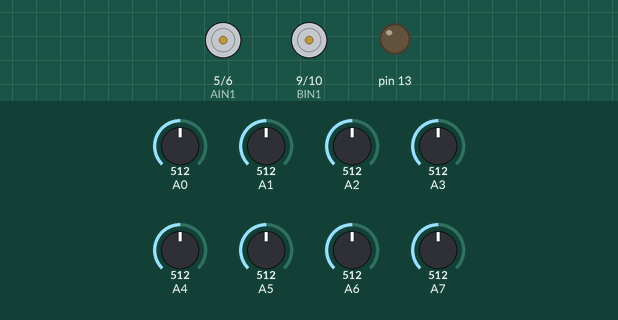
The sketch below on a simulated Arduino Nano, built with avr-gcc and run on an emulated ATmega328P. On the bench: motor-driver pin pairs drawn as motors (green arrow = first pin HIGH = forward, orange = second pin HIGH = backward, longer = more drive), output pins drawn as LEDs (lit = HIGH). The test bench sets the inputs (shaded band); at power-on: A0 = 512, A5 = 512, A6 = 512, A7 = 512, A1 = 512, A2 = 512, A3 = 512, A4 = 512. What the sketch prints to the serial monitor is not drawn.

Above: at 6.2 s.
6.3 s: A0 set to 811
7.8 s: A0 set to 834
At 7.99 s:
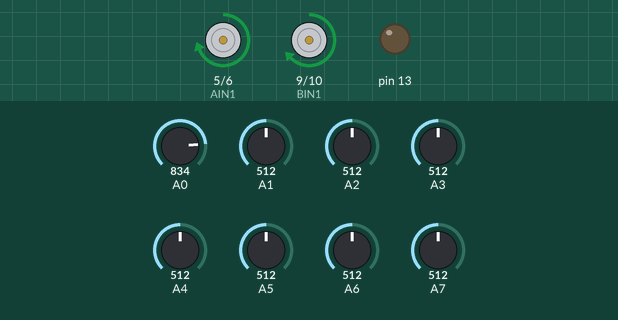
10.8 s: A5 set to 90
13.8 s: A6 set to 90
At 14.7 s:
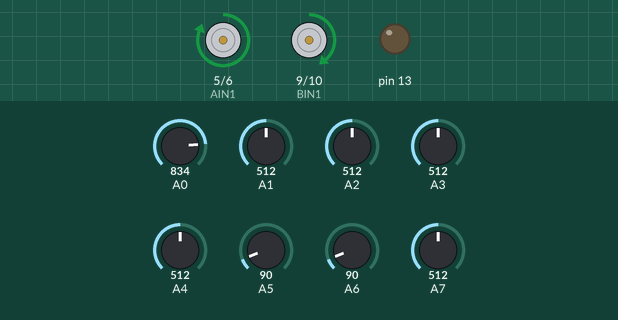
16.8 s: A7 set to 306
At 18.8 s:
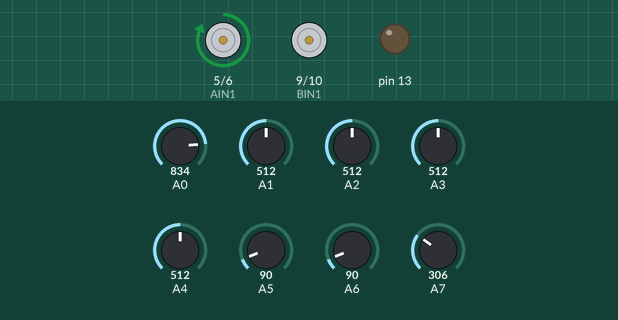
19.8 s: A7 set to 716
Timing chart, 0 to 22.3 s (numbered marks = the images above; inputs shaded):
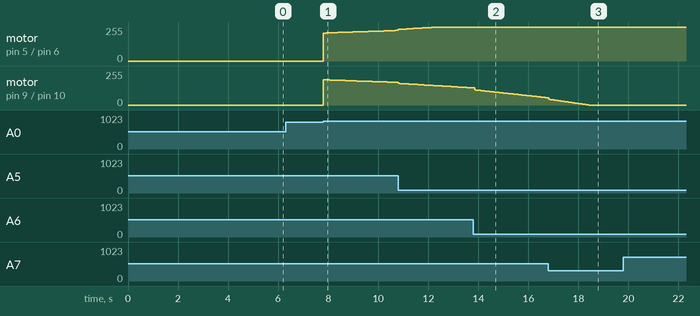

Measured:
- the behaviour switches between 818 and 819 on A0 (found by bisection; images 0 and 1)
- after the input at 6.3 s, every drawn part: stays the same
- after the input at 7.8 s, motor on pin 5 (AIN1) / pin 6 (AIN2): moves from stopped to forward 229/255 over 2.9 s, starting at once; motor on pin 9 (BIN1) / pin 10 (BIN2): stopped → forward 189/255 at once, → forward 188/255 0.11 s later, → forward 187/255 0.15 s later, → forward 186/255 0.15 s later, … (20 changes in this stretch)

The sketch:

cizgi_izleyen_son_kodlar_test2.ino
```cpp
#include <QTRSensors.h>

// Motor sürücü TB6612 bağlantıları
#define AIN1 5  // Sol motor PWM
#define AIN2 6  // Sol motor PWM
#define BIN1 9  // Sağ motor PWM
#define BIN2 10 // Sağ motor PWM

// QTR-8A Sensör nesnesi

QTRSensors qtr;

const uint8_t sensorCount = 8;
uint16_t sensorValues[sensorCount];

// PID Değişkenleri
float Kp = 0.04;  // Oransal kazanç
float Ki = 0.0001; // İntegral kazanç
float Kd = 0.5;   // Türevsel kazanç
float lastError = 0, integral = 0;
int baseSpeed = 200; // Sabit hız değeri (PWM kontrolü için 0-255 arası ayarlanabilir)
int turnSpeed = 100; // Dönüş hızı
int sayac = 0;
int ref = 500;

void setup()
{
    Serial.begin(9600);
    pinMode(AIN1, OUTPUT);
    pinMode(AIN2, OUTPUT);
    pinMode(BIN1, OUTPUT);
    pinMode(BIN2, OUTPUT);
    pinMode(13, OUTPUT);

    qtr.setTypeAnalog();
    qtr.setSensorPins((const uint8_t[]){A0, A1, A2, A3, A4, A5, A6, A7}, sensorCount);
    qtr.setEmitterPin(2); // Sensör LED kontrol pini (gerekirse ayarla)

    delay(500);
    Serial.println("Sensör Kalibrasyonu Başlıyor...");
    for (int i = 0; i < 100; i++)
    {
        qtr.calibrate();
        delay(20);
    }
    Serial.println("Kalibrasyon Tamamlandı!");
}

void loop()
{
    int position = qtr.readLineBlack(sensorValues);
    int error = position - 3500;


    // 90 derece dönüş kontrolü
    if (sensorValues[0] > ref && sensorValues[1] > ref && sensorValues[2] > ref && sensorValues[3] > ref)
    {
        // Sol 90 derece dönüş
        turnRight();
        delay(80);

        do
        {
            qtr.read(sensorValues);
        }while(sensorValues[4] < ref);
        return;
    }

    if (sensorValues[7] > ref && sensorValues[6] > ref && sensorValues[5] > ref && sensorValues[4] > ref)
    {
        // Sağ 90 derece dönüş
        turnLeft();
        delay(80);

        do
        {
            qtr.read(sensorValues);
        }while(sensorValues[3] < ref);
        return;
    }

    if (sensorValues[7] < 800 && sensorValues[6] < 800 && sensorValues[5] < 800 && sensorValues[4] < 800 && sensorValues[3] < 800 && sensorValues[2] < 800 && sensorValues[1] < 800 && sensorValues[0] < 800)
    {
        integral = 0;  // Entegral birikmesini sıfırla
        lastError = 0; // Önceki hatayı sıfırla
    //    setMotorSpeed(0, 0); // Motorları durdur
    //    delay(100);
        return;
    }

    // PID Hesaplama
    integral += error;
    float derivative = error - lastError;
    float correction = (Kp * error) + (Ki * integral) + (Kd * derivative);
    lastError = error;

    int leftSpeed = baseSpeed + correction;
    int rightSpeed = baseSpeed - correction;

    // Hızları sınırla
    leftSpeed = constrain(leftSpeed, 0, 255);
    rightSpeed = constrain(rightSpeed, 0, 255);

    // Motorları çalıştır
    setMotorSpeed(leftSpeed, rightSpeed);
}

void setMotorSpeed(int leftSpeed, int rightSpeed) {
    // Sol motor kontrolü (PWM ile hız ayarı)
    analogWrite(AIN1, rightSpeed);
    analogWrite(AIN2, 0);

    // Sağ motor kontrolü (PWM ile hız ayarı)
    analogWrite(BIN1, leftSpeed);
    analogWrite(BIN2, 0);
}

void turnLeft()
{
    analogWrite(AIN1, 0);
    analogWrite(AIN2, turnSpeed);
    analogWrite(BIN1, turnSpeed);
    analogWrite(BIN2, 0);
}

void turnRight()
{
    analogWrite(AIN1, turnSpeed);
    analogWrite(AIN2, 0);
    analogWrite(BIN1, 0);
    analogWrite(BIN2, turnSpeed);
}

void softRight()
{
    analogWrite(AIN1, turnSpeed);
    analogWrite(AIN2, 0);
    analogWrite(BIN1, 0);
    analogWrite(BIN2, turnSpeed);
    delay(150);
    analogWrite(AIN1, turnSpeed);
    analogWrite(AIN2, 0);
    analogWrite(BIN1, 50);
    analogWrite(BIN2, 0);
}

void softLeft()
{
    analogWrite(AIN1, 50);
    analogWrite(AIN2, 0);
    analogWrite(BIN1, turnSpeed);
    analogWrite(BIN2, 0);
}

void wait()
{
    analogWrite(AIN1, 0);
    analogWrite(AIN2, 0);
    analogWrite(BIN1, 0);
    analogWrite(BIN2, 0);
}
```
